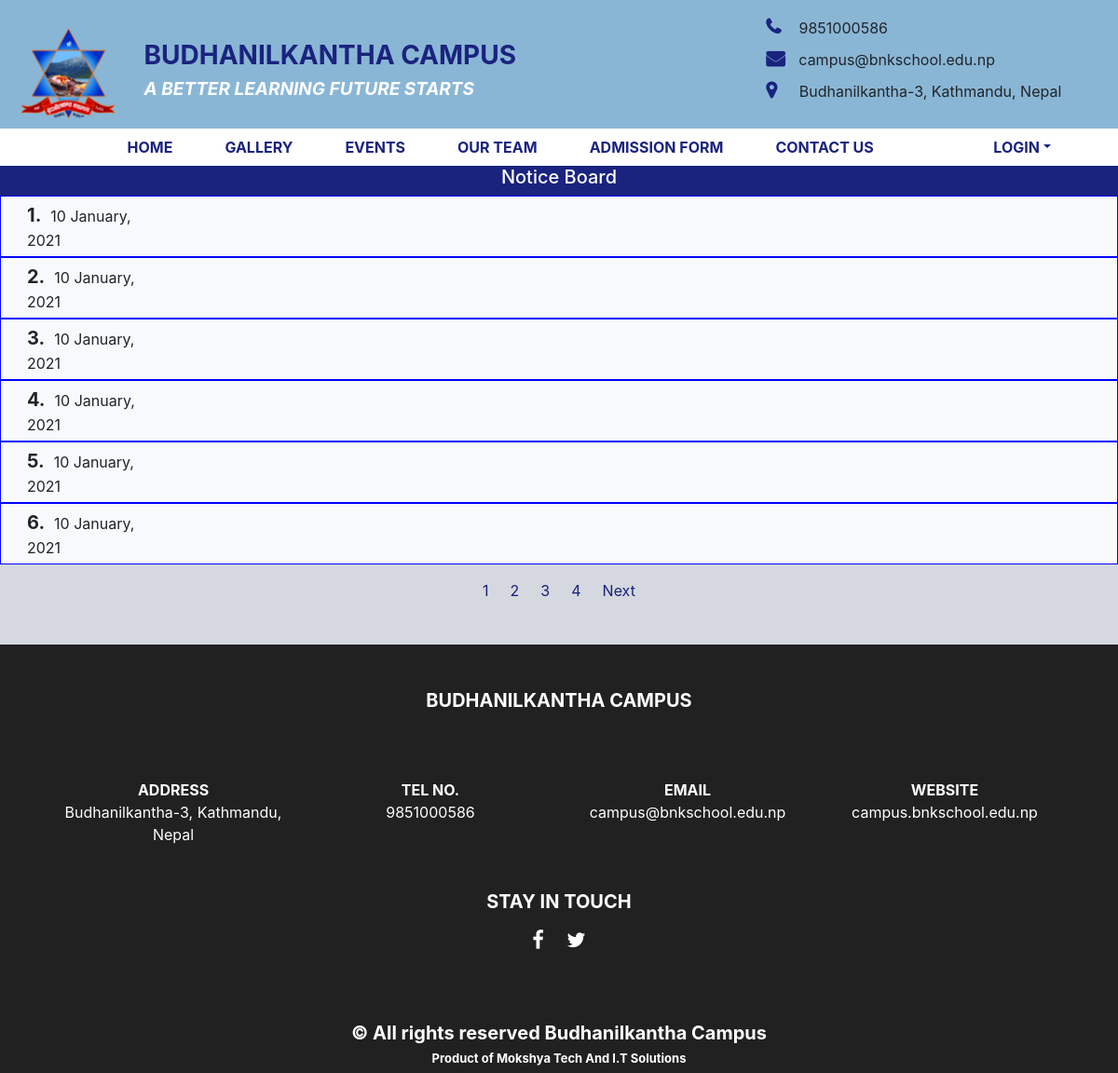
The page /readmore_notice.php on the database as committed earlier.
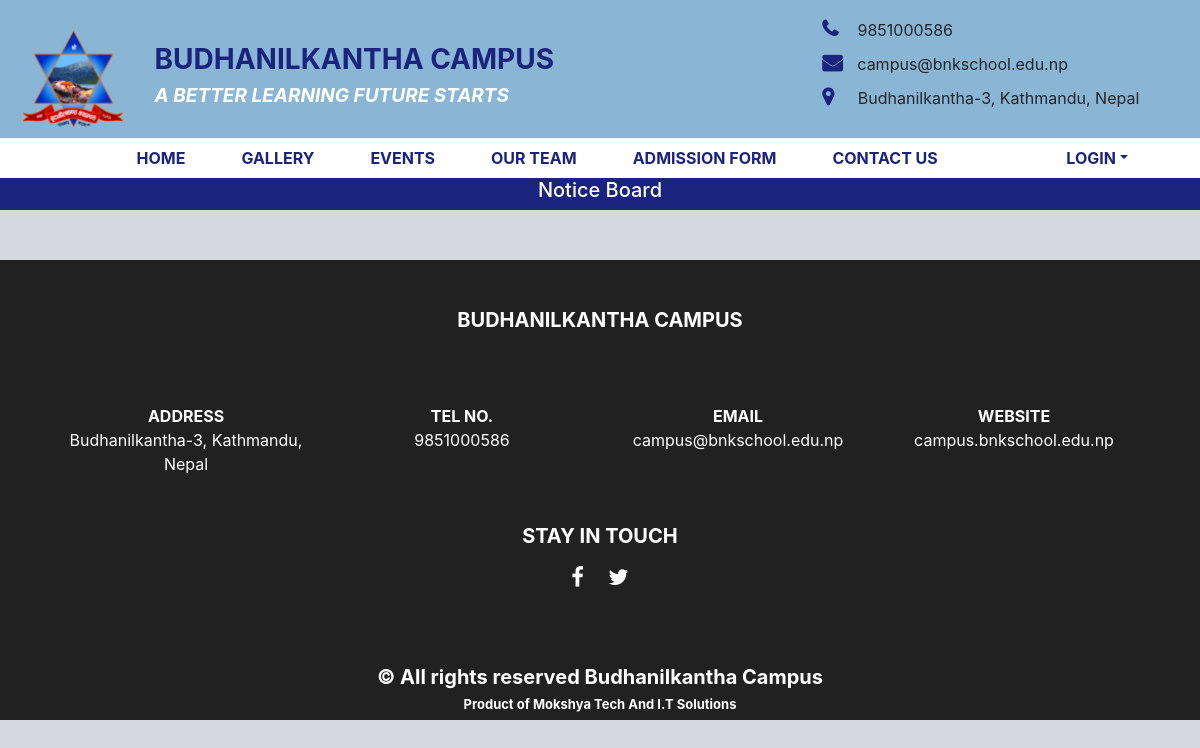
The same page on the database as committed later.
### tables this page shows
CREATE TABLE `notice` (
  `id` int(11) NOT NULL,
  `notice` mediumtext NOT NULL,
  `created_at` date DEFAULT NULL,
  `updated_at` date DEFAULT NULL
);

### readmore_notice.php (the view, shortened to what this page needs)
<?php
  include("include/connection.php");
?><!DOCTYPE html>
<html lang="en">
  <head>
    <link rel="stylesheet" type="text/css" href="frontpage/css/bootstrap.min.css" />
    <link rel="stylesheet" type="text/css" href="frontpage/css/font-awesome.min.css" />
    <link rel="stylesheet" href="frontpage/css/style.css" />
  </head>
  <body>
    <?php include"include/banner.php";?>
  <?php include('include/navbar.php'); ?>
<div class="container-fluid">
      <div class="row" style="justify-content: center;color: white; background-color: #1a237e;"><h5>Notice Board</h5></div>
      <?php
                  $x=1;
                        $limit = 6;
if (isset($_GET["page"])) {
  $page  = $_GET["page"];
  }
  else{
  $page=1;
  };
  if($page==1)
  {
    $x=1;
  }
  else
  {
    $x=(($page-1)*$limit)+1;
  }
$start_from = ($page-1) * $limit;
                      $sql="select *from notice  ORDER BY id DESC LIMIT $start_from, $limit ";
                      $query=mysqli_query($db,$sql);
                      while($row=mysqli_fetch_array($query))
                        {
              ?>
      <div class="row viewmore bg-light">
        <div class="col-lg-2 col-md-2 col-sm-12 ">
          <div class="circle" style="transform: translateX(-8px);">
            <div class="day ml-3"><span style="font-size:20px;margin-right: 10px; font-weight: bold; "><?php echo $x."."; ?></span><?php echo date('j F, Y', strtotime($row['created_at']));    ?></div>
          </div>
        </div>
        <div class="col-lg-10 col-md-2 col-sm-12 pt-3"> <a href="detailViewOfNewsAnnouncementAndNotice.php?type=notice&&id=<?php echo $row['id']; ?>"><?php echo ($row['title']); ?></a></div>
      </div>
      <?php $x++; } ?>
    </div>
   <nav aria-label="Page navigation example" style="background-color: #d5d8de; margin-top: 10px;" >
  <ul class="pagination justify-content-center">
    <li class="page-item">
      <?php
$result_db = mysqli_query($db,"SELECT COUNT(id) FROM notice");
$row_db = mysqli_fetch_row($result_db);
$total_records = $row_db[0];
$total_pages = ceil($total_records / $limit);
$pagLink = "<ul class='pagination'>";
for ($i=1; $i<=$total_pages; $i++) {
$pagLink .= "<li class='page-item'><a class='page-link' class ='active' href='readmore_notice.php?page=".$i."' >".$i."</a></li>";
}
echo $pagLink . "</ul>";
?>
</li>
 <li class="page-item">
<?php
  if($page<$total_pages){
        ?>
        <li class='page-item'>
        <?php
            echo "<a class='page-link' href='readmore_notice.php?page=".($page+1)."'>  Next </a>"; ?>
            </li>
            <?php
        }
  ?>
    </li>
  </ul>
</nav><br>
     <?php include('include/footer.php'); ?>
  </body>
</html>

Rows that differ between the two databases and show on the page:
removed notice: created_at "10 January, 2021"
removed notice: created_at "10 January, 2021"
removed notice: created_at "10 January, 2021"
removed notice: created_at "10 January, 2021"
removed notice: created_at "10 January, 2021"
removed notice: created_at "10 January, 2021"
Other text that changed with them:
list line gone: "1"
list line gone: "2"
list line gone: "3"
list line gone: "4"
text no longer shown: "Next"
